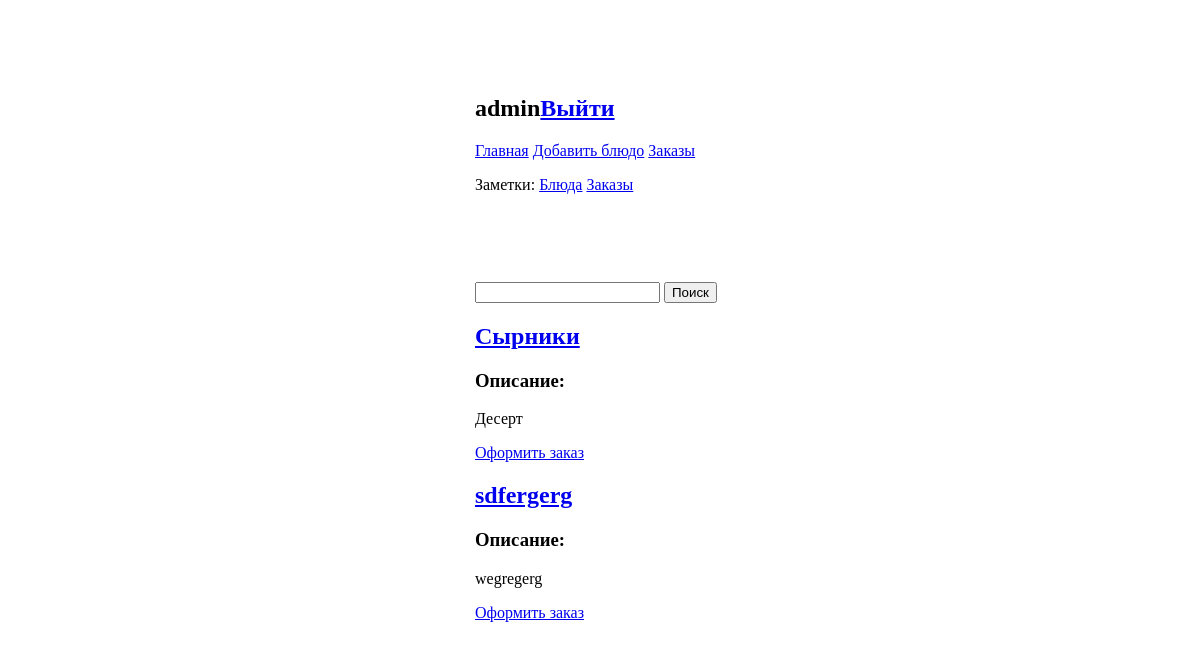
Page / (signed in) on the earlier database version.
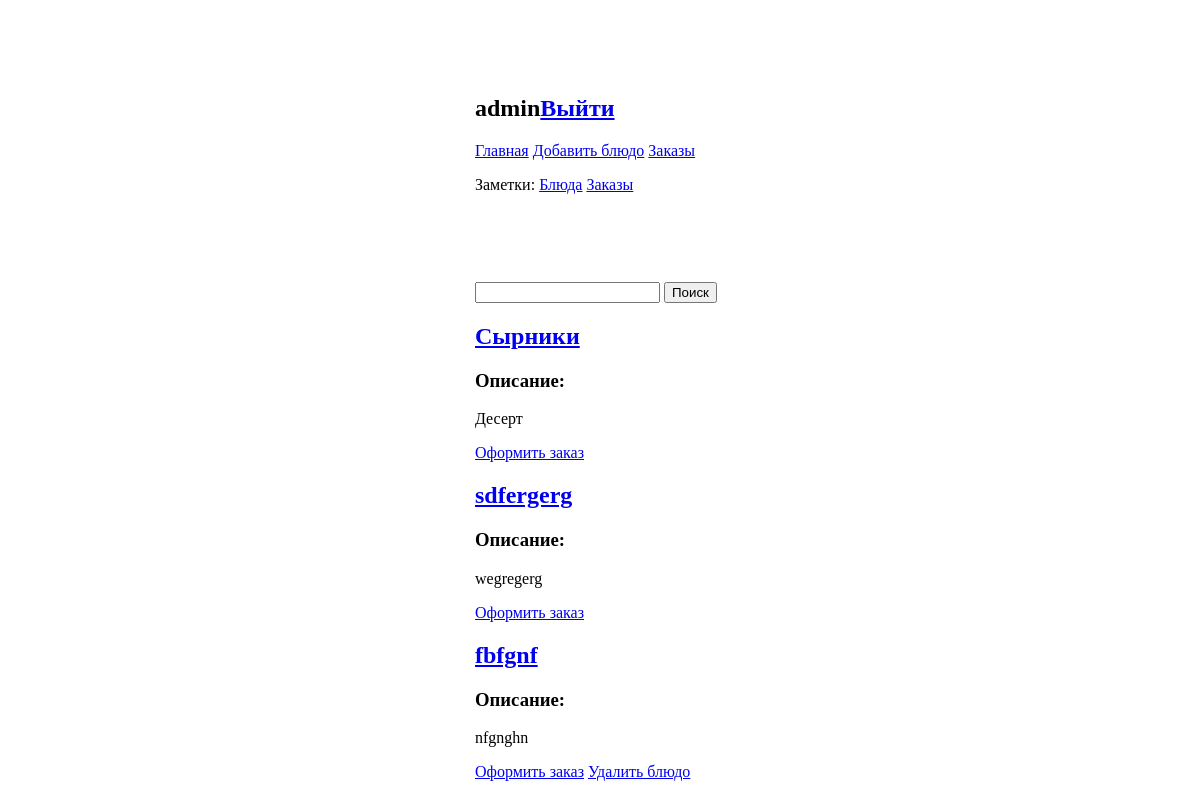
Same page on the later database version.
### coocking_book/models.py (models this page shows, shortened)
class Dish(models.Model):
    title = models.CharField(max_length=120, unique=True)
    author = models.ForeignKey(User, on_delete=models.CASCADE, null=True, blank=True)
    description = models.TextField(blank=True, null=True)
    ingredient = models.ManyToManyField(Ingredient, related_name='dishes')
    note = GenericRelation(NotesItem)
    def get_absolute_url(self):
        return reverse('coocking_book:dish_detail', kwargs={'pk': self.pk})

### coocking_book/views.py (the view)
# urls.py: path('', DishListView.as_view(), name='dish_list'),
class DishListView(LoginRequiredMixin, ListView):
    model = Dish
    template_name = 'index.html'
    def get_context_data(self, **kwargs):
        context = super().get_context_data(**kwargs)
        context['dish_list'] = Dish.objects.all()
        return context

### coocking_book/templates/index.html
{% extends "base.html" %}
{%block content%}
	<form action="{% url 'coocking_book:dish_search' %}" method="GET">
   		<input type="text" name="q" />
   		<button type="submit">Поиск</button>
	</form>
	{%for dish  in dish_list%}
		<h2><a href="{{dish.get_absolute_url}}">{{dish.title}}</a></h2>
		<h3>Описание:</h3>
		<p>{{dish.description}}</p>
		<p><a href="{% url 'coocking_book:add_order_list' dish.id %}">Оформить заказ</a>
			{%if request.user.username == dish.author.username%}
		   <a href="{% url 'coocking_book:delete_dish' dish.id %}">Удалить блюдо</a>
			{%endif%}
		</p>
	{%endfor%}
{%endblock%}

Differences in the rows shown:
added Dish: title "fbfgnf", description "nfgnghn", shows "Удалить блюдо"
